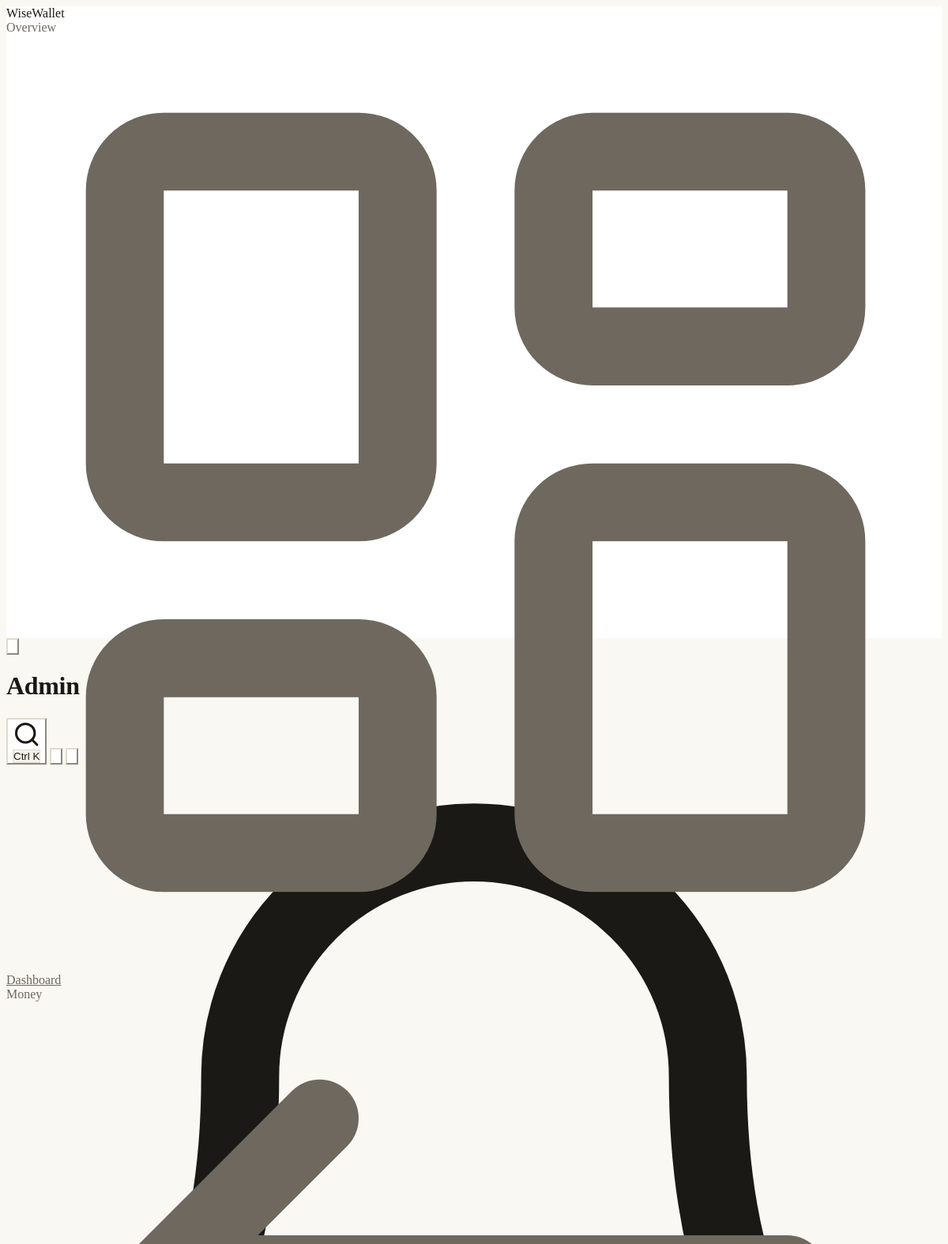
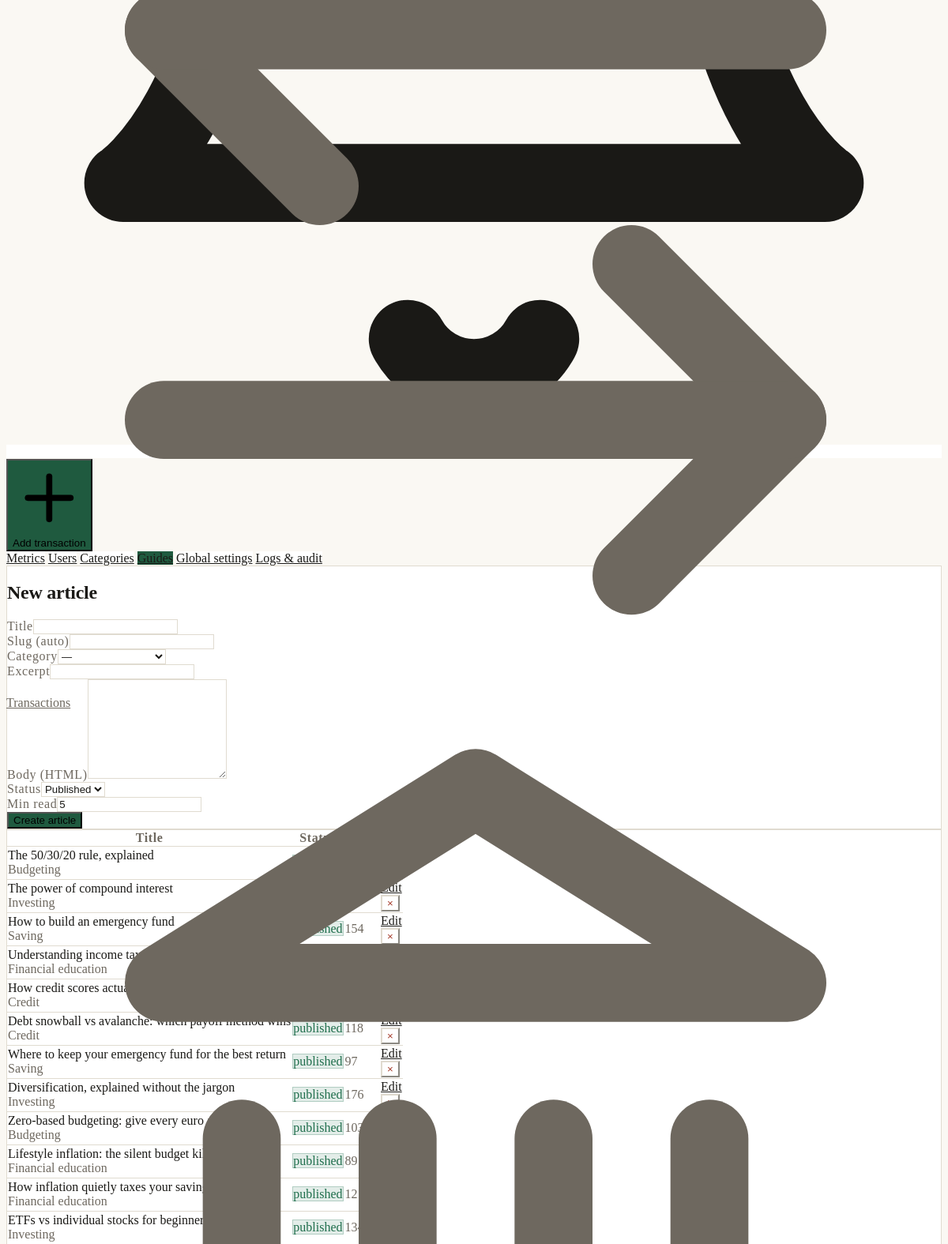
Screenshot of /admin/articles (signed in, upper part) with the database file from the repository (2 pictures, top to bottom).
### tables this page shows
CREATE TABLE `articles` (
  `id`               INT UNSIGNED NOT NULL AUTO_INCREMENT,
  `author_id`        INT UNSIGNED NULL,
  `category_id`      INT UNSIGNED NULL,
  `slug`             VARCHAR(190) NOT NULL,
  `title`            VARCHAR(200) NOT NULL,
  `excerpt`          VARCHAR(300) NOT NULL DEFAULT '',
  `body`             MEDIUMTEXT NOT NULL,
  `cover_image`      VARCHAR(255) NULL,
  `status`           ENUM('draft','published') NOT NULL DEFAULT 'published',
  `reading_minutes`  INT NOT NULL DEFAULT 5,
  `views`            INT NOT NULL DEFAULT 0,
  `published_at`     DATETIME NULL,
  `created_at`       DATETIME NOT NULL DEFAULT CURRENT_TIMESTAMP,
  `updated_at`       TIMESTAMP NOT NULL DEFAULT CURRENT_TIMESTAMP ON UPDATE CURRENT_TIMESTAMP,
  PRIMARY KEY (`id`),
  UNIQUE KEY `uq_articles_slug` (`slug`),
  KEY `idx_articles_status` (`status`,`published_at`),
  CONSTRAINT `fk_articles_author` FOREIGN KEY (`author_id`) REFERENCES `users`(`id`) ON DELETE SET NULL,
  CONSTRAINT `fk_articles_cat` FOREIGN KEY (`category_id`) REFERENCES `article_categories`(`id`) ON DELETE SET NULL
);

CREATE TABLE `article_categories` (
  `id`         INT UNSIGNED NOT NULL AUTO_INCREMENT,
  `name`       VARCHAR(80) NOT NULL,
  `slug`       VARCHAR(100) NOT NULL,
  `created_at` DATETIME NOT NULL DEFAULT CURRENT_TIMESTAMP,
  PRIMARY KEY (`id`),
  UNIQUE KEY `uq_artcat_slug` (`slug`)
);

### app/helpers.php (called while the page is built, shortened)
<?php
function e($value): string
{
    return htmlspecialchars((string) ($value ?? ''), ENT_QUOTES | ENT_SUBSTITUTE, 'UTF-8');
}

### app/Database.php (called while the page is built, shortened)
<?php
final class Database
{
    private static ?PDO $pdo = null;
    public static function pdo(): PDO
    {
        if (self::$pdo instanceof PDO) {
            return self::$pdo;
        }
        $host = (string) ww_config('DB_HOST', '127.0.0.1');
        $port = (string) ww_config('DB_PORT', '3306');
        $name = (string) ww_config('DB_NAME', 'wisewallet');
        $user = (string) ww_config('DB_USER', 'root');
        $pass = (string) ww_config('DB_PASS', '');
        $dsn = "mysql:host={$host};port={$port};dbname={$name};charset=utf8mb4";
        try {
            self::$pdo = new PDO($dsn, $user, $pass, [
                PDO::ATTR_ERRMODE            => PDO::ERRMODE_EXCEPTION,
                PDO::ATTR_DEFAULT_FETCH_MODE => PDO::FETCH_ASSOC,
                PDO::ATTR_EMULATE_PREPARES   => false,
                PDO::ATTR_STRINGIFY_FETCHES  => false,
            ]);
        } catch (PDOException $e) {
            error_log('DB connection failed: ' . $e->getMessage());
            http_response_code(503);
            if (WW_DEBUG) {
                exit('Database connection failed: ' . htmlspecialchars($e->getMessage(), ENT_QUOTES));
            }
            exit('Service temporarily unavailable. Please try again later.');
        }
        return self::$pdo;
    }
    public static function all(string $sql, array $params = []): array
    {
        $stmt = self::pdo()->prepare($sql);
        $stmt->execute($params);
        return $stmt->fetchAll();
    }
}

### public/admin/articles.php (the view, shortened to what this page needs)
<?php
$edit = null;
$articles = Database::all("SELECT a.*, ac.name cat FROM articles a LEFT JOIN article_categories ac ON ac.id=a.category_id ORDER BY a.created_at DESC");
require __DIR__ . '/../../app/views/partials/app_head.php';
require __DIR__ . '/../../app/views/partials/admin_nav.php';
?>
<div class="grid lg:grid-cols-2 gap-5">
  <div class="card card-pad h-fit">
    <h2 class="font-display font-semibold text-lg mb-3"><?= $edit ? 'Edit article' : 'New article' ?></h2>
    <form method="post" class="space-y-3">
      <div><label class="label">Title</label><input name="title" required class="input" value="<?= e($edit['title'] ?? '') ?>"></div>
      <div class="grid grid-cols-2 gap-3">
        <div><label class="label">Slug <span class="text-soft normal-case">(auto)</span></label><input name="slug" class="input" value="<?= e($edit['slug'] ?? '') ?>"></div>
        <div><label class="label">Category</label><select name="category_id" class="select"><option value="">—</option></select></div>
      </div>
      <div><label class="label">Excerpt</label><input name="excerpt" class="input" maxlength="300" value="<?= e($edit['excerpt'] ?? '') ?>"></div>
      <div><label class="label">Body (HTML)</label><textarea name="body" rows="8" class="textarea" required><?= e($edit['body'] ?? '') ?></textarea></div>
      <div class="grid grid-cols-2 gap-3">
        <div><label class="label">Status</label><select name="status" class="select"><option value="published" <?= ($edit['status'] ?? '') === 'published' ? 'selected' : '' ?>>Published</option></select></div>
        <div><label class="label">Min read</label><input name="reading_minutes" type="number" min="1" class="input" value="<?= e((string) ($edit['reading_minutes'] ?? 5)) ?>"></div>
      </div>
      <div class="flex gap-2"><button class="btn-primary flex-1"><?= $edit ? 'Save changes' : 'Create article' ?></button><?php if ($edit): ?><a href="/admin/articles" class="btn-ghost">Cancel</a><?php endif; ?></div>
    </form>
  </div>
  <div class="card overflow-hidden">
    <table class="table">
      <thead><tr><th>Title</th><th>Status</th><th>Views</th><th></th></tr></thead>
      <tbody>
      <?php foreach ($articles as $a): ?>
        <tr>
          <td><div class="font-medium"><?= e($a['title']) ?></div><div class="text-xs text-soft"><?= e($a['cat'] ?? '—') ?></div></td>
          <td><span class="badge <?= $a['status'] === 'published' ? 'badge-pos' : 'badge-warn' ?>"><?= e($a['status']) ?></span></td>
          <td class="text-soft"><?= (int) $a['views'] ?></td>
          <td class="text-right whitespace-nowrap">
            <a href="/admin/articles?edit=<?= $a['id'] ?>" class="btn-ghost btn-sm">Edit</a>
            <form method="post" class="inline" data-confirm-submit="Delete this article? This cannot be undone."><button class="btn-ghost btn-sm text-neg">&times;</button></form>
          </td>
        </tr>
      <?php endforeach; ?>
      </tbody>
    </table>
  </div>
</div>
<?php require __DIR__ . '/../../app/views/partials/app_foot.php';

### src/css/app.css (style rules this page uses)
:root { --paper: 250 248 243; --surface: 255 255 255; --surface-2: 244 241 234; --ink: 26 25 22; --ink-soft: 110 104 95; --line: 224 219 208; --accent: 31 90 63; --pos: 31 110 76; --neg: 165 58 42; --warn: 150 110 36; }

### rows the page displays
articles: title "The 50/30/20 rule, explained", category.name "Budgeting"
articles: title "The power of compound interest", category.name "Investing"
articles: title "How to build an emergency fund", category.name "Saving", status "published", views "154"
articles: title "Understanding income tax in Portugal", category.name "Financial education"
articles: title "How credit scores actually work", category.name "Credit"
articles: title "Debt snowball vs avalanche: which payoff method wins", category.name "Credit", status "published", views "118"
articles: title "Where to keep your emergency fund for the best return", category.name "Saving", status "published", views "97"
articles: title "Diversification, explained without the jargon", category.name "Investing", status "published", views "176"
articles: title "Zero-based budgeting: give every euro a job", category.name "Budgeting", status "published", views "103"
articles: title "Lifestyle inflation: the silent budget killer", category.name "Financial education", status "published", views "89"
articles: title "How inflation quietly taxes your savings", category.name "Financial education", status "published", views "121"
articles: title "ETFs vs individual stocks for beginners", category.name "Investing", status "published", views "134"

### other values shown
$group "Overview"
$label "Dashboard"
$group "Money"
$label "Transactions"
$title "Admin"
$label "Metrics"
$label "Users"
$label "Categories"
$label "Guides"
$label "Global settings"
$label "Logs & audit"
